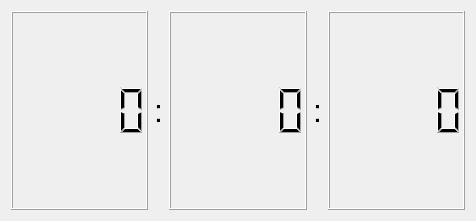
<?xml version="1.0" encoding="UTF-8"?>
<ui version="4.0">
 <class>currentDialog</class>
 <widget class="QDialog" name="currentDialog">
  <property name="geometry">
   <rect>
    <x>0</x>
    <y>0</y>
    <width>476</width>
    <height>221</height>
   </rect>
  </property>
  <property name="font">
   <font>
    <pointsize>24</pointsize>
   </font>
  </property>
  <property name="windowTitle">
   <string>currentDialog</string>
  </property>
  <layout class="QVBoxLayout" name="verticalLayout">
   <item>
    <layout class="QHBoxLayout" name="horizontalLayout">
     <item>
      <widget class="QLCDNumber" name="hourLcdNumber">
       <property name="sizePolicy">
        <sizepolicy hsizetype="Expanding" vsizetype="Minimum">
         <horstretch>0</horstretch>
         <verstretch>0</verstretch>
        </sizepolicy>
       </property>
       <property name="digitCount">
        <number>5</number>
       </property>
      </widget>
     </item>
     <item>
      <widget class="QLabel" name="label">
       <property name="text">
        <string>:</string>
       </property>
      </widget>
     </item>
     <item>
      <widget class="QLCDNumber" name="minLcdNumber">
       <property name="sizePolicy">
        <sizepolicy hsizetype="Expanding" vsizetype="Minimum">
         <horstretch>0</horstretch>
         <verstretch>0</verstretch>
        </sizepolicy>
       </property>
      </widget>
     </item>
     <item>
      <widget class="QLabel" name="label_2">
       <property name="text">
        <string>:</string>
       </property>
      </widget>
     </item>
     <item>
      <widget class="QLCDNumber" name="secLcdNumber">
       <property name="sizePolicy">
        <sizepolicy hsizetype="Expanding" vsizetype="Minimum">
         <horstretch>0</horstretch>
         <verstretch>0</verstretch>
        </sizepolicy>
       </property>
      </widget>
     </item>
    </layout>
   </item>
  </layout>
 </widget>
 <layoutdefault spacing="6" margin="11"/>
 <resources/>
 <connections/>
</ui>
